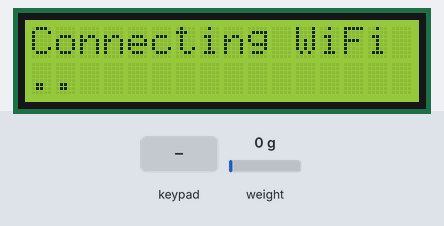
Simulated run of this sketch. Board: ESP32. Parts: 16×2 character LCD. The inputs (shaded band) are chosen by the test bench; at power-on: weight on the scale 0 g. WiFi joins after 1.5 s; servers stay silent unless stated; uploads are accepted with an empty reply; what the sketch prints to the serial monitor is not drawn.

Above: at 3.5 s.
5.2 s: weight on the scale set to 3 g
6.7 s: weight on the scale set to 6 g
At 7.8 s:
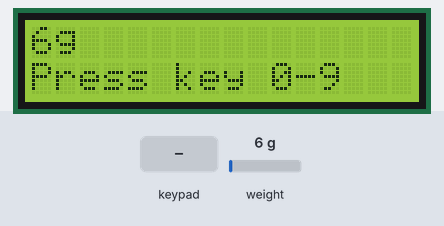
8.2 s: keypad keys 1 3 1 2 2 7 1 4 pressed 0.4 s apart
At 10.1 s:
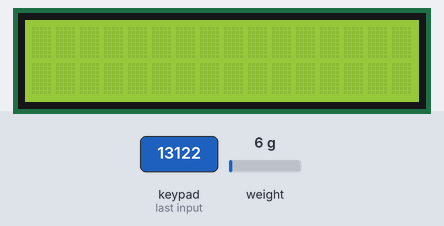
17.4 s: weight on the scale set to 100 g
At 18.3 s:
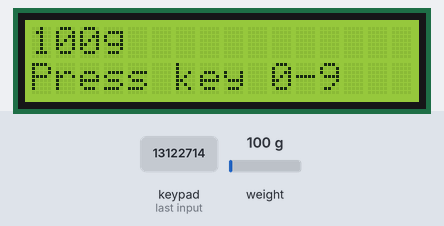
Timing chart, 0 to 20.4 s (numbered marks = the images above; inputs shaded):
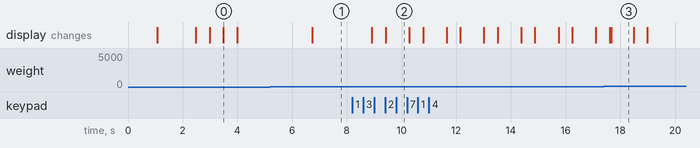

The sketch:

INTEGRATED_KEYPAD_LOADCELL_SUPABASE.ino
```cpp
/*
 * Integrated ESP32 Weight Scale with Keypad and Supabase
 * Features:
 * - HX711 Load Cell for weight measurement
 * - 16x2 LCD I2C display
 * - 3x4 Keypad for plant selection (keys 1-9, 0 for plant_0)
 * - WiFi connectivity and Supabase database integration
 * - Automatic averaging of weight readings
 */

#include <HX711_ADC.h>
#include <Wire.h>
#include <LiquidCrystal_I2C.h>
#include <Keypad.h>
#include <WiFi.h>
#include <HTTPClient.h>
#include <ArduinoJson.h>

// ----------------- WiFi Configuration -----------------
const char* ssid = "YOUR_WIFI_SSID";
const char* password = "YOUR_WIFI_PASSWORD";

// ----------------- Supabase Configuration -----------------
const char* supabaseUrl = "YOUR_SUPABASE_URL";
const char* supabaseKey = "YOUR_SUPABASE_ANON_KEY";

// ----------------- Hardware Pin Configuration -----------------
// HX711 Load Cell
const int HX711_DOUT = 23;
const int HX711_SCK  = 22;

// I2C LCD
const int I2C_SDA = 18;
const int I2C_SCL = 19;


// Keypad (3x4)
const byte ROWS = 4;
const byte COLS = 3;
char keys[ROWS][COLS] = {
  {'1','2','3'},
  {'4','5','6'},
  {'7','8','9'},
  {'*','0','#'}
};
byte rowPins[ROWS] = {13, 12, 27, 14};
byte colPins[COLS] = {26, 33, 32};

// ----------------- Objects -----------------
HX711_ADC LoadCell(HX711_DOUT, HX711_SCK);
LiquidCrystal_I2C lcd(0x27, 16, 2);
Keypad keypad = Keypad(makeKeymap(keys), rowPins, colPins, ROWS, COLS);

// ----------------- Configuration -----------------
float calFactor = 375.0;
const float MIN_WEIGHT_THRESHOLD = 5.0;
const int READINGS_COUNT = 5; // Reduced for speed
const int READING_DELAY = 100; // Faster readings

// ----------------- State Variables -----------------
bool itemPresent = false;
bool lastItemState = false;

void setup() {
  Serial.begin(115200);
  delay(1000);

  // Initialize hardware
  initializeHardware();

  // Connect to WiFi
  connectToWiFi();

  // System ready - blank screen
  lcd.clear();
}

void loop() {
  // Update load cell
  LoadCell.update();
  float weight = LoadCell.getData();

  // Debug output every 2 seconds
  static unsigned long lastDebug = 0;
  if (millis() - lastDebug > 2000) {
    Serial.print("Weight: ");
    Serial.print(weight);
    Serial.print("g, Item present: ");
    Serial.println((abs(weight) >= MIN_WEIGHT_THRESHOLD) ? "YES" : "NO");
    lastDebug = millis();
  }

  // Check item presence
  itemPresent = (abs(weight) >= MIN_WEIGHT_THRESHOLD);

  // Display weight on LCD
  displayWeight(weight);

  // Handle keypad input
  char key = keypad.getKey();
  if (key) {
    Serial.print("Key pressed: ");
    Serial.print(key);
    Serial.print(", Weight: ");
    Serial.print(weight);
    Serial.print("g, Item present: ");
    Serial.println(itemPresent ? "YES" : "NO");
    handleKeyPress(key, weight);
  }

  delay(50); // Faster loop
}

void initializeHardware() {
  // I2C LCD
  Wire.begin(I2C_SDA, I2C_SCL);
  lcd.init();
  lcd.backlight();

  // HX711 Load Cell
  LoadCell.begin();
  LoadCell.start(1000);
  LoadCell.setCalFactor(calFactor);

  Serial.println("Hardware initialized");
}

void connectToWiFi() {
  lcd.clear();
  lcd.setCursor(0, 0);
  lcd.print("Connecting WiFi");

  WiFi.begin(ssid, password);

  int attempts = 0;
  while (WiFi.status() != WL_CONNECTED && attempts < 20) {
    delay(500);
    Serial.print(".");
    lcd.setCursor(attempts % 16, 1);
    lcd.print(".");
    attempts++;
  }

  if (WiFi.status() == WL_CONNECTED) {
    Serial.println("\nWiFi connected!");
    Serial.print("IP address: ");
    Serial.println(WiFi.localIP());
  } else {
    Serial.println("\nWiFi connection failed!");
  }
}

void handleKeyPress(char key, float weight) {
  if (key >= '0' && key <= '9') {
    // Plant selection keys
    if (itemPresent) {
      int plantNumber = (key == '0') ? 0 : (key - '0');
      processWeightInstantly(plantNumber, weight);
    }
  }
}

void processWeightInstantly(int plantNumber, float weight) {
  // Take quick readings for average
  float readings[READINGS_COUNT];
  float sum = 0;

  for (int i = 0; i < READINGS_COUNT; i++) {
    LoadCell.update();
    readings[i] = abs(LoadCell.getData());
    sum += readings[i];
    delay(READING_DELAY);
  }

  float averageWeight = sum / READINGS_COUNT;

  Serial.print("Plant ");
  Serial.print(plantNumber);
  Serial.print(" weight: ");
  Serial.print(averageWeight);
  Serial.println("g");

  // Send to Supabase instantly
  sendToSupabase(plantNumber, averageWeight);

  // Show "Done!" for 500ms
  lcd.clear();
  lcd.setCursor(6, 0);
  lcd.print("Done!");
  delay(500);
  lcd.clear();
}

bool sendToSupabase(int plantNumber, float weight) {
  if (WiFi.status() != WL_CONNECTED) {
    Serial.println("WiFi not connected");
    return false;
  }

  HTTPClient http;
  String url = String(supabaseUrl) + "/rest/v1/weights";

  http.begin(url);
  http.addHeader("Content-Type", "application/json");
  http.addHeader("apikey", supabaseKey);
  http.addHeader("Authorization", "Bearer " + String(supabaseKey));
  http.addHeader("Prefer", "return=minimal");

  // Create JSON payload
  DynamicJsonDocument doc(1024);
  String plantColumn = "plant_" + String(plantNumber);
  doc[plantColumn] = weight;

  String jsonString;
  serializeJson(doc, jsonString);

  Serial.print("Sending to Supabase: ");
  Serial.println(jsonString);

  int httpResponseCode = http.POST(jsonString);

  if (httpResponseCode > 0) {
    String response = http.getString();
    Serial.print("HTTP Response: ");
    Serial.println(httpResponseCode);
    Serial.print("Response: ");
    Serial.println(response);

    http.end();
    return (httpResponseCode == 200 || httpResponseCode == 201);
  } else {
    Serial.print("HTTP Error: ");
    Serial.println(httpResponseCode);
    http.end();
    return false;
  }
}

void displayWeight(float weight) {
  static String lastDisplay = "";
  String currentDisplay = "";

  if (abs(weight) >= MIN_WEIGHT_THRESHOLD) {
    int wholeGrams = (int)round(abs(weight));
    currentDisplay = String(wholeGrams) + "g";

    if (wholeGrams >= 5000) {
      currentDisplay = "OVERLOAD";
    }
  }

  if (currentDisplay != lastDisplay) {
    lcd.clear();
    if (currentDisplay.length() > 0) {
      lcd.setCursor(0, 0);
      lcd.print(currentDisplay);
      lcd.setCursor(0, 1);
      lcd.print("Press key 0-9");
    }
    lastDisplay = currentDisplay;
  }
}
```

Measured:
- the behaviour switches between 4 and 5 g on weight on the scale (found by bisection; images 0 and 1)
- after the input at 5.2 s, every drawn part: stays the same
- after the input at 6.7 s, the display: changes at once (image 1)
- after the input at 8.2 s, the display: first changes after 0.72 s (image 2 shows a later state)
- after the input at 17.4 s, the display: first differs from a run without the input after 0.28 s (image 3)
- what the display in image 0 shows lasts 0.5 s, from 3.5 s to 4.0 s
- what the display in image 3 shows lasts 0.8 s, from 17.7 s to 18.5 s
